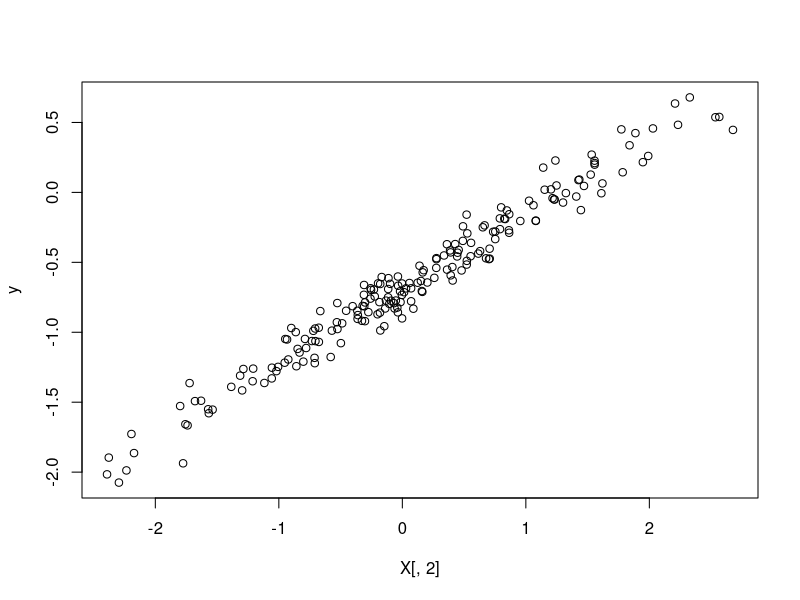
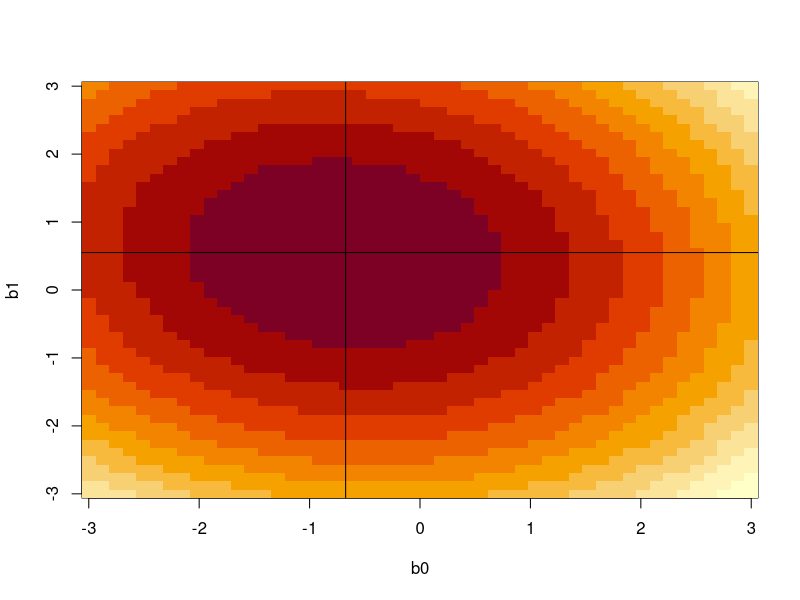
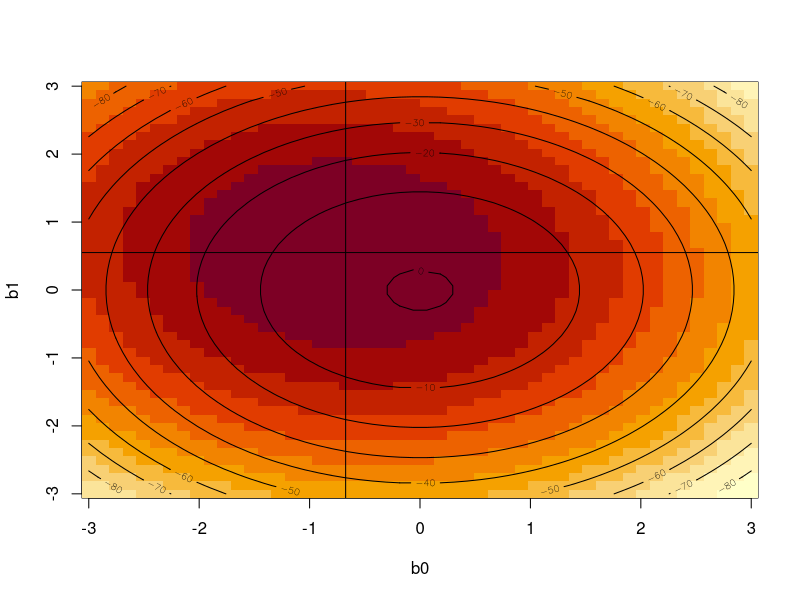
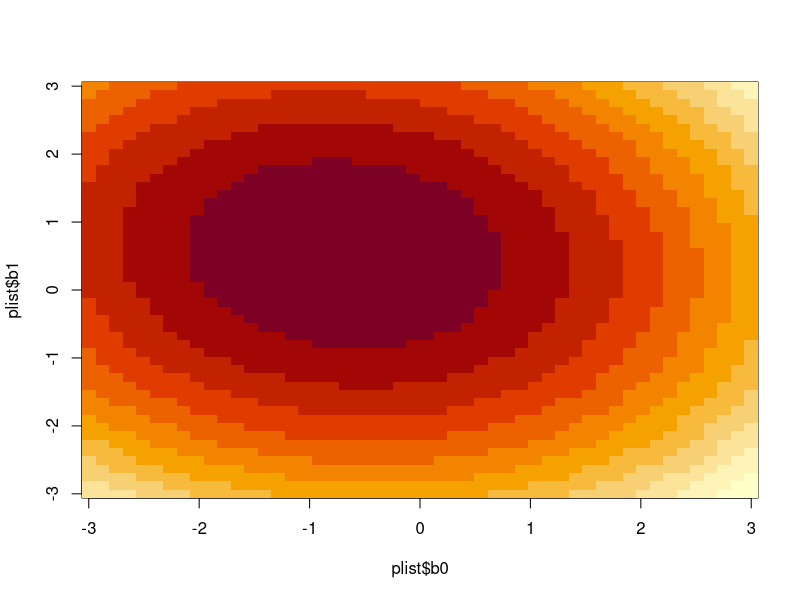
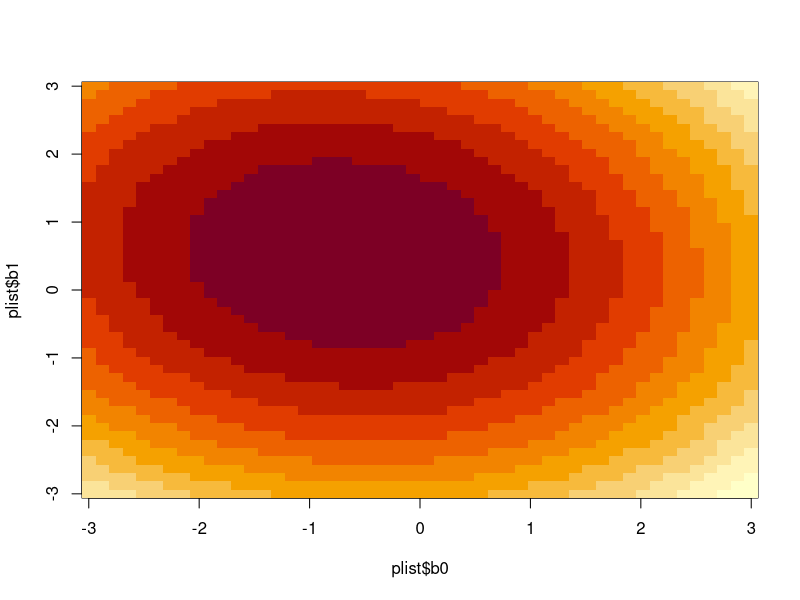
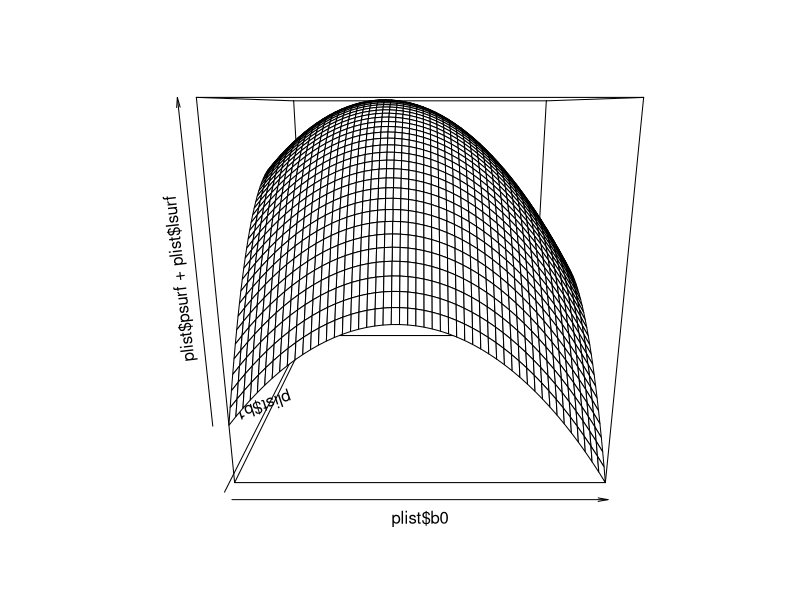
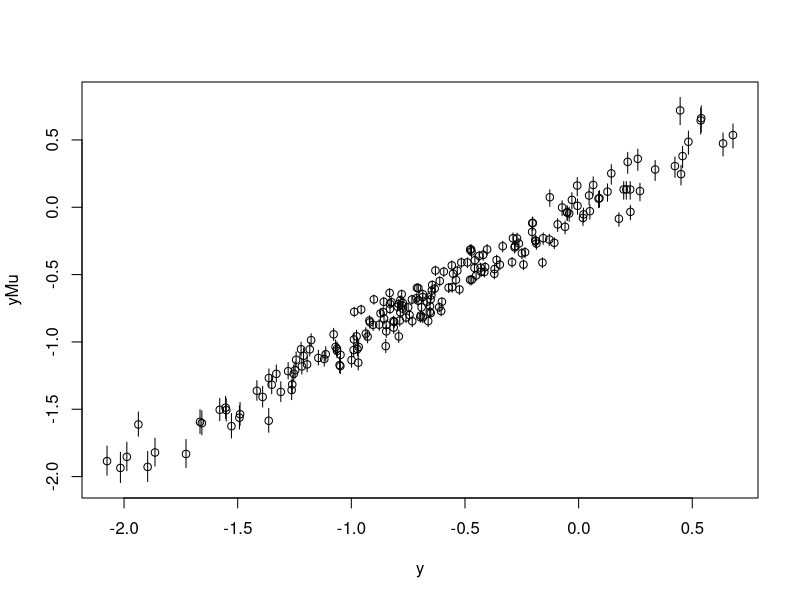

The R source for these figures, in order:
# regressionExample.R
# 1/13/20
# JS Clark
# Regression example for Bayes class (Intro)
# expand.grid!!!!!!!!!!!!
# image!!!!!!!!!!!!!!!!!!

#++++++++++++++++++++++++++++++++++++++++++++++++++++++++++++++++++++++++++++
# LIBRARIES
require(mvtnorm)

#++++++++++++++++++++++++++++++++++++++++++++++++++++++++++++++++++++++++++++
# FUNCTIONS

# Log-likelihood
logLikelihood <- function(y, mu, sigma, log=T){ 
  return(sum( dnorm(y, mu, sigma, log) ))
}

# Surface for betas
betaSurface <- function(X, y, sigma, nx = 50, ny = 50, bmu = NULL, bvar = NULL){
  
  # Set bounds of the surface to encapsulate most of ~N(m,s)
  b0 <- seq(-3, 3, length=nx)
  b1 <- seq(-3, 3, length=ny)
  bsurf <- as.matrix( expand.grid(b0, b1) )
  
  # mean and likelihood surfaces
  msurf <- X%*%t(bsurf) #expected y for all parameter combinations
  lsurf <- dnorm(y, msurf, sigma, log = T)  # logLikelihood
  lsurf <- colSums(lsurf)
  
  # Find the maximum likelihood surface & turn lsurf into matrix
  bmax  <- which.max(lsurf)
  z <- matrix(lsurf, nx, ny)
  
  # Show an image of the beta surface.
  image(b0, b1, z)
  abline(v=bsurf[bmax,1])
  abline(h=bsurf[bmax,2])
  
  # what to return.
  out <- list( betaMu = matrix(bsurf[bmax,], 2), b0 = b0, b1 = b1, lsurf = z )
  
  # from prior, if beta-mu is given
  if(!is.null(bmu)){
    psurf <- dmvnorm(bsurf, bmu, bvar, log=T)
    zp <-  matrix(psurf, nx, ny)
    contour(b0, b1, zp, add=T)
    out <- append( out, list(psurf = zp) )
  }
  return( out )
}

#++++++++++++++++++++++++++++++++++++++++++++++++++++++++++++++++++++++++++++
# Simulate regression data

# scalars
n     <- 200
Q     <- 2
sigma <- 0.1

# Betas and design matrix (X)
beta  <- matrix( rnorm(Q), nrow=2 )
X     <- matrix( rnorm(n*Q), nrow=n, ncol=Q )
X[,1] <- 1 #start at 1 to make it the intercept

# randomly distribute responses; %*% = matrix multiplication! :)
y <- rnorm(n, X%*%beta, sigma)

# Plot y's by x's
plot(X[,2], y)


#++++++++++++++++++++++++++++++++++++++++++++++++++++++++++++++++++++++++++++
# Beta surface

blist   <- betaSurface(X, y, sigma)
betaHat <- blist$betaMu
mu      <- X%*%betaHat

# Let's see how much better/worse our max likelihood is, compared to 
# the likelihood at (0,0).
logLikelihood(y, mu, sigma, log = T)
logLikelihood(y, mu*0, sigma, log = T)

#++++++++++++++++++++++++++++++++++++++++++++++++++++++++++++++++++++++++++++
# Bayes part

# Now let's add in the prior distribution surface to the likelihood
bmu <- matrix(0, Q, 1)
bvar <- diag(Q)*.1
plist <- betaSurface(X, y, sigma, bmu = bmu, bvar = bvar)

# likelihood X prior
image(plist$b0, plist$b1, plist$lsurf)
image(plist$b0, plist$b1, plist$psurf + plist$lsurf) # recall log scale
persp(plist$b0, plist$b1, plist$psurf + plist$lsurf) # 3d picture


# analytics: ML
betaHat <- solve(crossprod(X))%*%crossprod(X,y)
betaVar <- solve(crossprod(X))*sigma

# Bayes
V <- solve( crossprod(X)/sigma + solve(bvar) )
v <- crossprod(X, y)/sigma + solve(bvar)%*%bmu
betaMuBayes <- V%*%v
betaVrBayes <- V

# prediction
nsim <- 100
bvalues <- rmvnorm(nsim, betaMuBayes, betaVrBayes)
ypred <- X%*%t(bvalues)
yMu <- rowMeans(ypred)
ySe <- apply(ypred, 1, sd)
yCI <- apply(ypred, 1, quantile, c(.025, .975))
plot(y, yMu, ylim = range(yCI))
segments(y, yCI[1,], y, yCI[2,])


